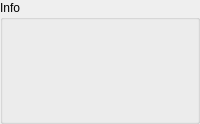
      <widget class="QGroupBox" name="groupBox">
       <property name="minimumSize">
        <size>
         <width>200</width>
         <height>0</height>
        </size>
       </property>
       <property name="title">
        <string>Info</string>
       </property>
       <layout class="QVBoxLayout" name="verticalLayout_3">
        <property name="spacing">
         <number>0</number>
        </property>
        <property name="leftMargin">
         <number>0</number>
        </property>
        <property name="topMargin">
         <number>0</number>
        </property>
        <property name="rightMargin">
         <number>0</number>
        </property>
        <property name="bottomMargin">
         <number>0</number>
        </property>
        <item>
         <widget class="QLabel" name="dxccInfo">
          <property name="sizePolicy">
           <sizepolicy hsizetype="Preferred" vsizetype="Preferred">
            <horstretch>0</horstretch>
            <verstretch>0</verstretch>
           </sizepolicy>
          </property>
          <property name="minimumSize">
           <size>
            <width>0</width>
            <height>0</height>
           </size>
          </property>
          <property name="font">
           <font>
            <pointsize>15</pointsize>
            <weight>75</weight>
            <bold>true</bold>
           </font>
          </property>
          <property name="text">
           <string notr="true"/>
          </property>
          <property name="alignment">
           <set>Qt::AlignCenter</set>
          </property>
          <property name="wordWrap">
           <bool>true</bool>
          </property>
          <property name="indent">
           <number>-1</number>
          </property>
         </widget>
        </item>
        <item>
         <layout class="QHBoxLayout" name="horizontalLayout_6">
          <item>
           <widget class="QLabel" name="flagView">
            <property name="sizePolicy">
             <sizepolicy hsizetype="Preferred" vsizetype="Preferred">
              <horstretch>0</horstretch>
              <verstretch>0</verstretch>
             </sizepolicy>
            </property>
            <property name="minimumSize">
             <size>
              <width>64</width>
              <height>64</height>
             </size>
            </property>
            <property name="maximumSize">
             <size>
              <width>100000</width>
              <height>64</height>
             </size>
            </property>
            <property name="text">
             <string/>
            </property>
            <property name="alignment">
             <set>Qt::AlignCenter</set>
            </property>
           </widget>
          </item>
          <item>
           <layout class="QVBoxLayout" name="verticalLayout_7">
            <property name="spacing">
             <number>0</number>
            </property>
            <item>
             <widget class="QLabel" name="distanceInfo">
              <property name="sizePolicy">
               <sizepolicy hsizetype="Preferred" vsizetype="Preferred">
                <horstretch>0</horstretch>
                <verstretch>0</verstretch>
               </sizepolicy>
              </property>
              <property name="minimumSize">
               <size>
                <width>50</width>
                <height>0</height>
               </size>
              </property>
              <property name="font">
               <font>
                <pointsize>11</pointsize>
                <weight>75</weight>
                <bold>true</bold>
               </font>
              </property>
              <property name="text">
               <string notr="true"/>
              </property>
              <property name="alignment">
               <set>Qt::AlignCenter</set>
              </property>
             </widget>
            </item>
            <item>
             <widget class="QLabel" name="bearingInfo">
              <property name="sizePolicy">
               <sizepolicy hsizetype="Preferred" vsizetype="Preferred">
                <horstretch>0</horstretch>
                <verstretch>0</verstretch>
               </sizepolicy>
              </property>
              <property name="minimumSize">
               <size>
                <width>0</width>
                <height>0</height>
               </size>
              </property>
              <property name="font">
               <font>
                <pointsize>11</pointsize>
                <weight>75</weight>
                <bold>true</bold>
               </font>
              </property>
              <property name="text">
               <string notr="true"/>
              </property>
              <property name="alignment">
               <set>Qt::AlignCenter</set>
              </property>
             </widget>
            </item>
            <item>
             <widget class="QLabel" name="partnerLocTimeInfo">
              <property name="font">
               <font>
                <pointsize>9</pointsize>
               </font>
              </property>
              <property name="text">
               <string/>
              </property>
              <property name="alignment">
               <set>Qt::AlignCenter</set>
              </property>
             </widget>
            </item>
           </layout>
          </item>
         </layout>
        </item>
        <item>
         <widget class="QLabel" name="dxccStatus">
          <property name="text">
           <string/>
          </property>
          <property name="alignment">
           <set>Qt::AlignCenter</set>
          </property>
          <property name="wordWrap">
           <bool>true</bool>
          </property>
         </widget>
        </item>
       </layout>
      </widget>
